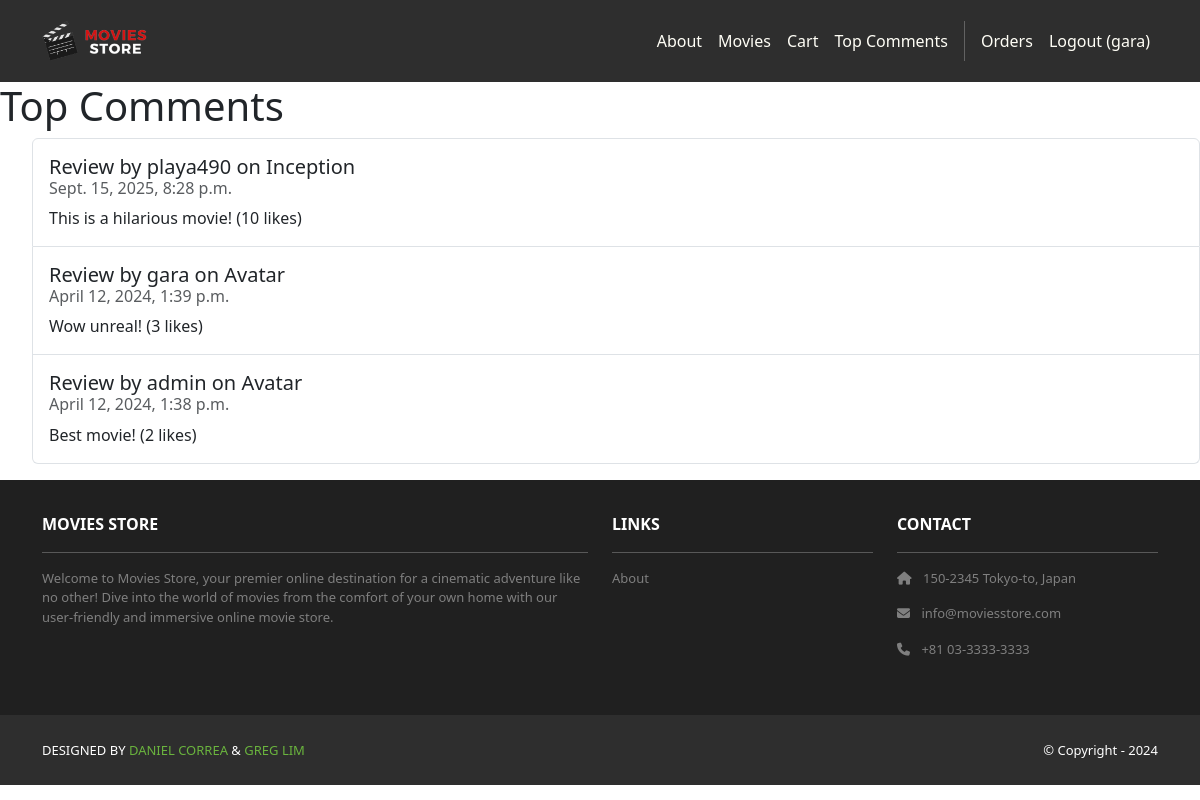
The page /movies/top-comments/ (signed in) on the database its author committed.
### movies/models.py (models this page shows, shortened)
class Review(models.Model):
    id = models.AutoField(primary_key=True)
    comment = models.CharField(max_length=255)
    date = models.DateTimeField(auto_now_add=True)
    movie = models.ForeignKey(Movie, on_delete=models.CASCADE)
    user = models.ForeignKey(User, on_delete=models.CASCADE)
    likes = models.PositiveIntegerField(default=0)

class Movie(models.Model):
    id = models.AutoField(primary_key=True)
    name = models.CharField(max_length=255)
    price = models.IntegerField()
    description = models.TextField()
    image = models.ImageField(upload_to='movie_images/')

### movies/views.py (the view)
# urls.py: path("top-comments/", views.top_comments, name="top_comments"),
def top_comments(request):
    reviews = Review.objects.order_by("-likes")[:20]
    template_data = {}
    template_data['reviews'] = reviews
    return render(request, "movies/top_comments.html", {'template_data': template_data})

### movies/templates/movies/top_comments.html
{% extends "base.html" %}
{% load static %}
{% block content %}
  <h1>Top Comments</h1>
  <ul>
    <ul class="list-group">
      {% for review in template_data.reviews %}
        <li class="list-group-item pb-3 pt-3">
          <h5 class="card-title">
            Review by {{ review.user.username }} on {{review.movie.name}}
          </h5>
          <h6 class="card-subtitle mb-2 text-muted">
            {{ review.date }}
          </h6>
        <p class="card-text">{{ review.comment}} ({{ review.likes}} likes)</p>
      {% endfor %}
  </ul>
{% endblock %}

### moviesstore/templates/base.html (shortened to what this page needs)
<!DOCTYPE html>
<html>
  {% load static %}
  <head>
    <link href="https://cdn.jsdelivr.net/npm/bootstrap@5.3.3/dist/css/bootstrap.min.css" rel="stylesheet">
    <link rel="stylesheet" href="https://cdnjs.cloudflare.com/ajax/libs/font-awesome/6.1.1/css/all.min.css">
    <link rel="stylesheet" type="text/css" href="{% static 'css/style.css' %}">
  </head>
  <body>
    <nav class="p-3 navbar navbar-dark bg-dark navbar-expand-lg">
      <div class="container">
        <a class="navbar-brand" href="{% url 'home.index' %}">
          <img src="{% static 'img/logo.png' %}" alt="logo" height="40" />
        </a>
        <div class="collapse navbar-collapse" id="navbarNavAltMarkup">
          <div class="navbar-nav ms-auto navbar-ml">
            <a class="nav-link" href="{% url 'home.about' %}">About</a>
            <a class="nav-link" href="{% url 'movies.index' %}">Movies</a>
            <a class="nav-link" href="{% url 'cart.index' %}">Cart</a>
            <a class = "nav-link" href="{% url 'top_comments' %}">Top Comments</a>
            {% if user.is_authenticated %}
            <a class="nav-link" href="{% url 'accounts.orders' %}">Orders</a>
            <a class="nav-link" href="{% url 'accounts.logout' %}">Logout ({{ user.username }})</a>
            {% else %}
            <a class="nav-link" href="{% url 'accounts.login' %}">Login</a>
            <a class="nav-link" href="{% url 'accounts.signup' %}">Sign Up</a>
            {% endif %}
          </div>
        </div>
      </div>
    </nav>
    <div>
      {% block content %}
      {% endblock content %}
    </div>
    <section class="p-3 ms-footer d-none d-md-block">
      <div class="container">
        <div class="row mt-3 text-white">
          <div class="col-md-6 col-lg-6 col-xl-6 mx-auto mb-4">
            <b>MOVIES STORE</b>
            <hr />
            <p>Welcome to Movies Store, your premier online destination for a cinematic
              adventure like no other! Dive into the world of movies from the comfort of your own home with our user-friendly
              and immersive online movie store.</p>
          </div>
          <div class="col-md-3 col-lg-3 col-xl-3 mx-auto mb-4">
            <b>LINKS</b>
            <hr />
            <p><a class="nav-link" href="{% url 'home.about' %}">About</a></p>
          </div>
          <div class="col-md-3 col-lg-3 col-xl-3 mx-auto mb-4">
            <b>CONTACT</b>
            <hr />
            <p><i class="fas fa-home me-2"></i> 150-2345 Tokyo-to, Japan</p>
            <p><i class="fas fa-envelope me-2"></i> info@moviesstore.com</p>
            <p><i class="fas fa-phone me-2"></i> +81 03-3333-3333</p>
          </div>
        </div>
      </div>
    </section>
    <section class="p-3 ms-footer-bottom bg-dark">
      <div class="container d-flex justify-content-between">
        <div class="me-5 text-white">
          <span>DESIGNED BY <a href="https://www.x.com/danielgarax" target="_blank">DANIEL CORREA</a> &
            <a href="https://www.x.com/greglim81" target="_blank">GREG LIM</a>
          </span>
        </div>
        <div class="text-white">
          <span>© Copyright - 2024</span>
        </div>
      </div>
    </section>
  </body>
</html>

### moviesstore/static/css/style.css (style rules this page uses)
.navbar a.nav-link { color: #FFFEF6 !important; }
.bg-dark { background-color: #2E2E2E !important; }
.ms-footer { background-color: #202020; }
.ms-footer p { color: #7F7F7F; font-size: 13px; }
.ms-footer-bottom span { font-size: 13px; line-height: 38px; }
.ms-footer-bottom a { color: #6ab43e; text-decoration: none; }

### rows shown on the page
Review: user.username "playa490", movie.name "Inception", date "Sept. 15, 2025, 8:28 p.m.", comment "This is a hilarious movie!", likes "10"
Review: user.username "gara", movie.name "Avatar", date "April 12, 2024, 1:39 p.m.", comment "Wow unreal!", likes "3"
Review: user.username "admin", movie.name "Avatar", date "April 12, 2024, 1:38 p.m.", comment "Best movie!", likes "2"

### other values the page prints
{{ user.username }} "gara"
